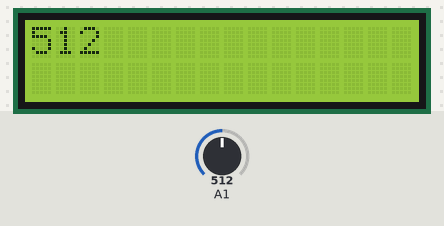
This sketch was run on a simulated Arduino Uno, built with avr-gcc and run on an emulated ATmega328P. On the bench: 16×2 character LCD. The test bench sets the inputs (shaded band); at power-on: A1 = 512.

Above: at 1.2 s.
1.3 s: A1 set to 716
At 2.3 s:
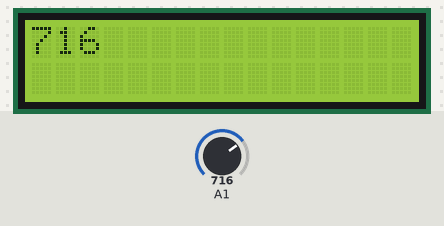
2.9 s: A1 set to 900
At 3.8 s:
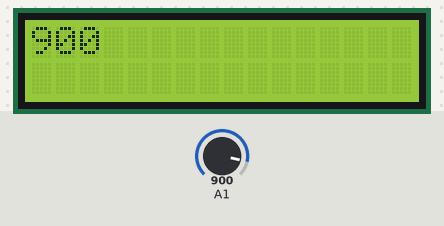
4.5 s: A1 set to 1023
At 5.3 s:
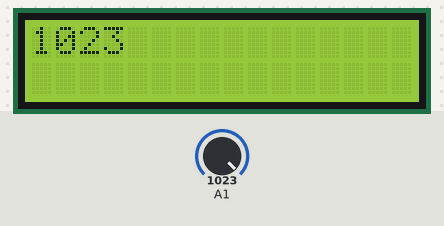
Timing chart, 0 to 7.5 s (numbered marks = the images above; inputs shaded):
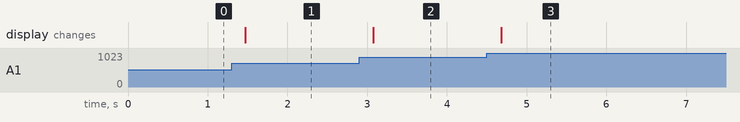

The sketch:

POTANSIYOMETREOLCER.ino
```cpp
//POTANSİYOMETRE ÖLÇER
#include<LiquidCrystal.h>
LiquidCrystal lcd(8,9,4,5,6,7);
byte full[]= {31,31,31,31,31,31,31,31};//LCD ekranın tamamen dolu bir blokunu temsil eden bir dizi
int sayi =0;

void setup()
{

 lcd.begin(16,2);

}

void loop()
{

  sayi=analogRead(A1);// Potansiyometrenin değeri okunur
  lcd.setCursor(0,0);
  lcd.print(sayi);// Okunan değer ekrana yazdırılır
  lcd.print(" ");// Bir boşluk eklenir
  delay(200);


}
```

Measured:
- after the input at 1.3 s, the display: changes after 0.17 s (image 1)
- after the input at 2.9 s, the display: changes after 0.18 s (image 2)
- after the input at 4.5 s, the display: changes after 0.18 s (image 3)
